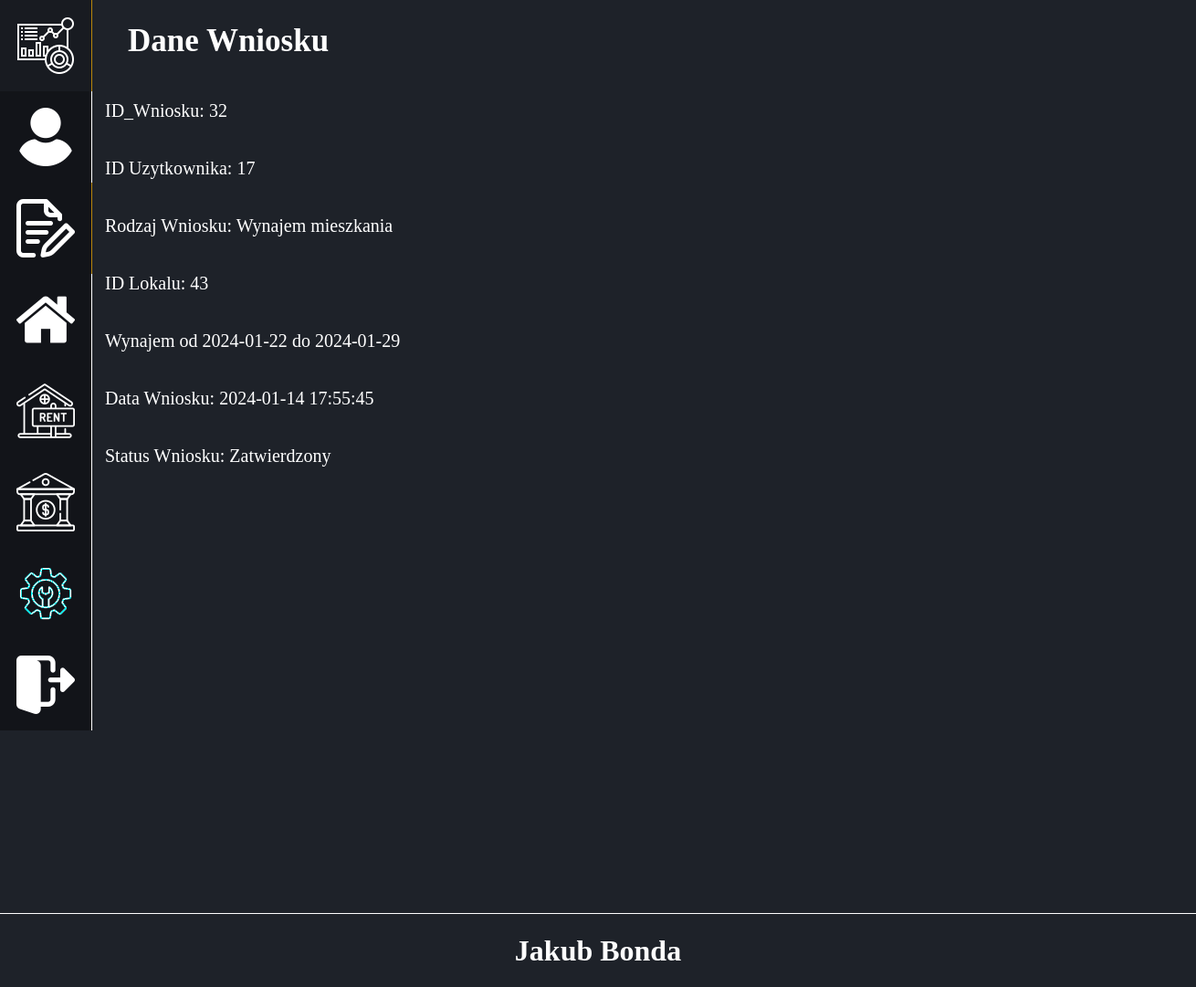
The page /BiuroWynajmu/Administrator/Wnioski/DaneWniosku/index.php?ID_Wniosku=32 (signed in) on the database its author committed.
### tables this page shows
CREATE TABLE `wnioski` (
  `ID_Wniosku` int(10) UNSIGNED NOT NULL,
  `ID_Uzytkownika` int(10) UNSIGNED NOT NULL,
  `ID_Rodzaj_Wniosku` int(10) UNSIGNED NOT NULL,
  `Data_Wniosku` timestamp NOT NULL DEFAULT current_timestamp(),
  `ID_Status_Wniosku` int(10) UNSIGNED NOT NULL,
  `Data_Modyfikacji` timestamp NOT NULL DEFAULT current_timestamp() ON UPDATE current_timestamp()
);

CREATE TABLE `rodzaj_wniosku` (
  `ID_Rodzaj_Wniosku` int(10) UNSIGNED NOT NULL,
  `Nazwa_Rodzaju_Wniosku` varchar(255) NOT NULL,
  `Opis_Rodzaju_Wniosku` text DEFAULT NULL,
  `Data_Modyfikacji` timestamp NOT NULL DEFAULT current_timestamp() ON UPDATE current_timestamp()
);

CREATE TABLE `wynajem` (
  `ID_Wynajmu` int(10) UNSIGNED NOT NULL,
  `ID_Uzytkownika` int(10) UNSIGNED NOT NULL,
  `ID_Lokalu` int(10) UNSIGNED NOT NULL,
  `ID_Wniosku` int(10) UNSIGNED NOT NULL,
  `Data_Poczatkowa_Wynajmu` date DEFAULT NULL,
  `Data_Koncowa_Wynajmu` date DEFAULT NULL,
  `Ilosc_Dni_Wynajmu` int(11) DEFAULT NULL,
  `Koszt_Wynajmu` decimal(10,2) NOT NULL,
  `Data_Modyfikacji` timestamp NOT NULL DEFAULT current_timestamp() ON UPDATE current_timestamp()
);

CREATE TABLE `status_wniosek` (
  `ID_Status_Wniosku` int(10) UNSIGNED NOT NULL,
  `Nazwa_Statusu` varchar(255) NOT NULL,
  `Data_Modyfikacji` timestamp NOT NULL DEFAULT current_timestamp() ON UPDATE current_timestamp()
);

### BiuroWynajmu/Administrator/Wnioski/DaneWniosku/index.php (the view, shortened to what this page needs)
<!DOCTYPE html>
<html lang="en">
<head>
	 <link rel="stylesheet" type="text/css" href="style/style.css"/>
	 <?php
	require('../../../config.php');
	$conn = new mysqli($host, $user, $password, $database);
	 ?>
</head>
<body>
	<header>
		<div id="navbarLeft">
			<a href="../../Dane/"><img src="../../../obrazki/Konto/dashboard.png"></a>
			<a href="../../Uzytkownicy/"><img src="../../../obrazki/Konto/user.png"></a>
			<a href="../../Wnioski/" class="activeLink"><img src="../../../obrazki/Konto/quote-request.png"></a>
			<a href="../../Lokale/"><img src="../../../obrazki/Konto/home.png"></a>
			<a href="../../Wynajmy/"><img src="../../../obrazki/Konto/wynajem.png"></a>
			<a href="../../Kredyty/"><img src="../../../obrazki/Konto/bank.png"></a>
			<a href="../../ZgloszeniaSerwisowe/"><img src="../../../obrazki/Konto/zgloszenia.png"></a>
			<a href="../../../"><img src="../../../obrazki/Konto/logout.png"></a>
		</div>
    </header>
	<section>
		<article>
			<div id="PanelDaneDaneUzytkownika">
			<h1>Dane Wniosku</h1>
					<?php
	 					$zapytanieNr1 = "SELECT * FROM wnioski
							INNER JOIN rodzaj_wniosku ON rodzaj_wniosku.ID_Rodzaj_Wniosku = wnioski.ID_Rodzaj_Wniosku
							INNER JOIN status_wniosek ON status_wniosek.ID_Status_Wniosku = wnioski.ID_Status_Wniosku
							WHERE ID_Wniosku = ".$_GET['ID_Wniosku']."
							ORDER BY Data_Wniosku
						";
						$wynikZapytaniaNr1 = $conn -> query($zapytanieNr1);
						if($wynikZapytaniaNr1 -> num_rows > 0){
							while($row = $wynikZapytaniaNr1 -> fetch_object()){
								echo '<p>ID_Wniosku: '.$row->ID_Wniosku.'</p>';
								echo '<p>ID Uzytkownika: <a href="../../Uzytkownicy/DaneUzytkownika/index.php?ID_Uzytkownika='.$row->ID_Uzytkownika.'">'.$row->ID_Uzytkownika.'</a></p>';
								echo '<p>Rodzaj Wniosku: '.$row->Nazwa_Rodzaju_Wniosku.'</p>';
								if($row->Nazwa_Rodzaju_Wniosku == "Wynajem mieszkania"){
									$zapytanieNr2 = "SELECT * FROM wynajem WHERE ID_Wniosku = ".$row->ID_Wniosku."";
									$wynikZapytaniaNr2 = $conn -> query($zapytanieNr2);
									if($wynikZapytaniaNr2 -> num_rows == 1){
										$row2 = $wynikZapytaniaNr2 -> fetch_object();
										echo '<p>ID Lokalu: <a href="../../Lokale/DaneLokalu/index.php?ID_Lokalu='.$row2->ID_Lokalu.'">'.$row2->ID_Lokalu.'</a></p>';
										$start_date = new DateTime($row2->Data_Poczatkowa_Wynajmu);
										$end_date = new DateTime($row2->Data_Koncowa_Wynajmu);
										echo '<p>Wynajem od '.$start_date->format('Y-m-d').' do '.$end_date->format('Y-m-d').'</p>';
									}
								}
								echo '<p>Data Wniosku: '.$row->Data_Wniosku.'</p>';
								echo '<p>Status Wniosku: '.$row->Nazwa_Statusu.'</p>';
							}
						}
					?>
			</div>
		</article>
	</section>
	<footer>
        <?php require("../../../stopka.php"); ?>
    </footer>
</body>
</html>

### BiuroWynajmu/Administrator/Wnioski/DaneWniosku/style/style.css (style rules this page uses)
html, body { margin: 0; padding: 0; background-color: rgb(30, 34, 41); }
header #navbarLeft { position: fixed; width: 100px; min-height: 100vh; border-right: 1px solid white; z-index: 2; background-color: rgb(30, 34, 41); }
header #navbarLeft a { display: flex; width: 100px; height: 100px; background-color: rgba(0,0,0,0.4); justify-content: center; align-items: center; border-right: 1px solid white; text-decoration: none; }
header #navbarLeft .activeLink { border-right: 1px solid darkgoldenrod; }
section { min-height: 1000px; z-index: 2; }
article { min-height: 1000px; display: flex; margin-left: 100px; justify-content: center; }
article #PanelDaneDaneUzytkownika { display: flex; flex-wrap: nowrap; color: white; padding-left: 15px; flex-direction: column; width: 100%; }
article #PanelDaneDaneUzytkownika h1 { font-size: 35px; font-weight: bold; color: white; margin: 25px; }
article #PanelDaneDaneUzytkownika p { font-size: 20px; }
article #PanelDaneDaneUzytkownika p a { text-decoration: none; color: white; }
footer { width: 100%; height: 80px; border-top: 1px solid white; background-color: rgb(30, 34, 41); margin: auto; display: flex; flex-wrap: wrap; align-items: center; justify-content: center; z-index: 2; }

### rows shown on the page
wnioski: ID_Wniosku "32", ID_Uzytkownika "17", ID_Rodzaj_Wniosku.Nazwa_Rodzaju_Wniosku "Wynajem mieszkania", wynajem.ID_Lokalu "43", wynajem.Data_Poczatkowa_Wynajmu "2024-01-22", wynajem.Data_Koncowa_Wynajmu "2024-01-29", Data_Wniosku "2024-01-14 17:55:45", ID_Status_Wniosku.Nazwa_Statusu "Zatwierdzony"
